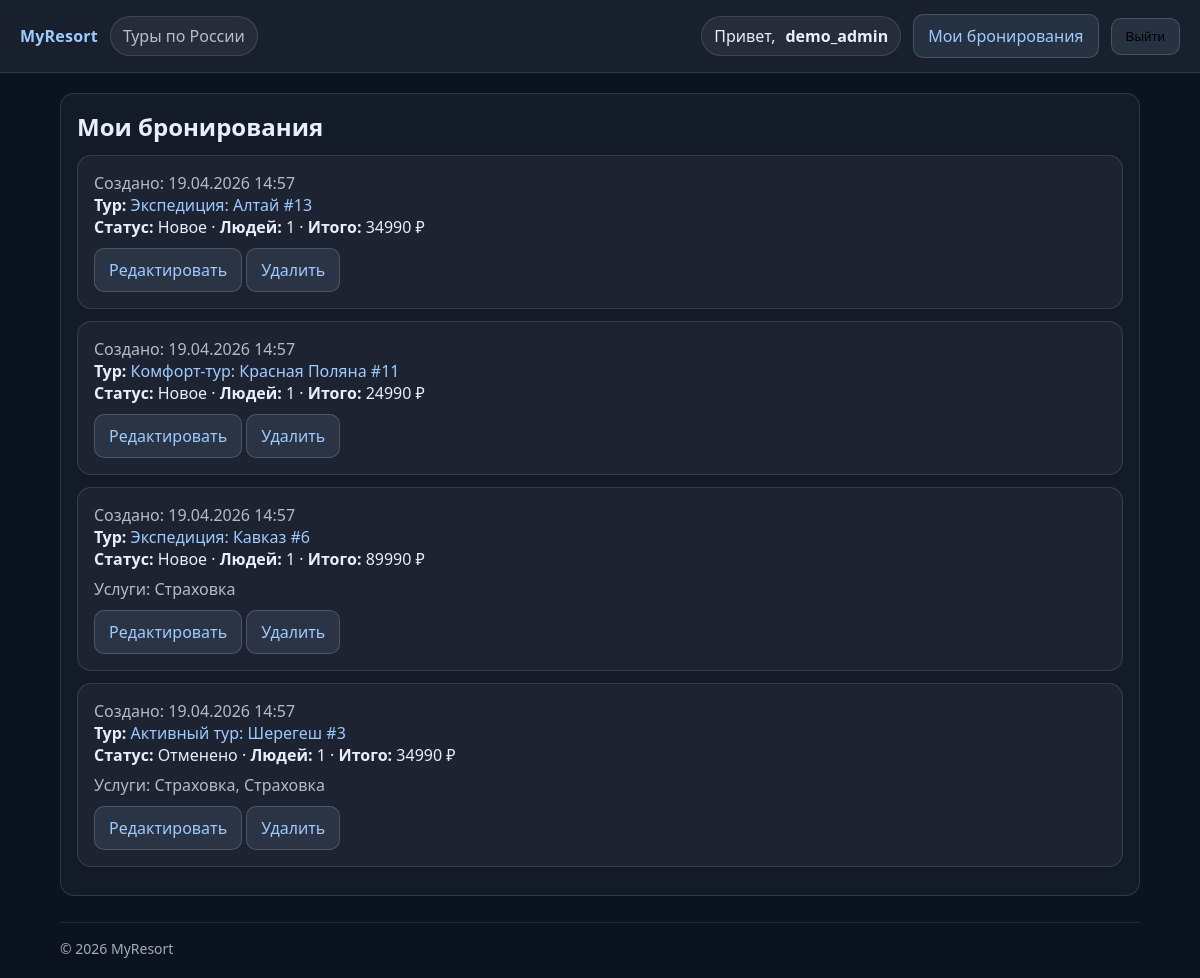
The page /my/bookings/ (signed in) on the database its author committed.
### resorts/models.py (models this page shows, shortened)
class Booking(models.Model):
    STATUS_CHOICES = [
        ("new", "Новое"),
        ("confirmed", "Подтверждено"),
        ("cancelled", "Отменено"),
    ]
    user = models.ForeignKey(
        User,
        on_delete=models.CASCADE,
        related_name="bookings",
        verbose_name="Пользователь",
    )
    tour = models.ForeignKey(
        Tour,
        on_delete=models.CASCADE,
        related_name="bookings",
        verbose_name="Тур",
    )
    people_count = models.PositiveIntegerField(
        default=1,
        verbose_name="Количество человек",
    )
    services = models.ManyToManyField(
        Service,
        through="BookingService",
        verbose_name="Дополнительные услуги",
    )
    booking_date = models.DateField(verbose_name="Дата бронирования")
    status = models.CharField(
        max_length=20,
        choices=STATUS_CHOICES,
        default="new",
        verbose_name="Статус",
    )
    total_price = models.DecimalField(max_digits=10, decimal_places=2, default=0, verbose_name="Итого")
    created_at = models.DateTimeField(auto_now_add=True, verbose_name="Дата создания")
    updated_at = models.DateTimeField(auto_now=True, verbose_name="Дата обновления")
    class Meta:
        verbose_name = "Бронирование"
        verbose_name_plural = "Бронирования"
        ordering = ["-created_at"]

class Tour(models.Model):
    DIFFICULTY_CHOICES = [
        ("beginner", "Начинающий"),
        ("intermediate", "Средний"),
        ("advanced", "Продвинутый"),
        ("expert", "Эксперт"),
    ]
    title = models.CharField(max_length=200, verbose_name="Название тура")
    description = models.TextField(verbose_name="Описание", blank=True)
    location = models.CharField(
        max_length=150,
        blank=True,
        verbose_name="Локация/направление",
    )
    difficulty_level = models.CharField(
        max_length=20,
        choices=DIFFICULTY_CHOICES,
        default="intermediate",
        verbose_name="Уровень сложности",
    )
    start_date = models.DateField(verbose_name="Дата начала")
    end_date = models.DateField(verbose_name="Дата окончания")
    price = models.DecimalField(
        max_digits=10,
        decimal_places=2,
        verbose_name="Стоимость тура (руб.)",
    )
    capacity = models.PositiveIntegerField(
        default=20,
        verbose_name="Максимальное количество человек",
    )
    main_image = models.ImageField(
        upload_to="tours/",
        null=True,
        blank=True,
        verbose_name="Главное изображение",
    )
    created_at = models.DateTimeField(auto_now_add=True, verbose_name="Дата создания")
    updated_at = models.DateTimeField(auto_now=True, verbose_name="Дата обновления")
    created_by = models.ForeignKey(
        User,
        on_delete=models.SET_NULL,
        null=True,
        blank=True,
        related_name="created_tours",
        verbose_name="Кто создал",
    )
    objects = TourManager()
    class Meta:
        verbose_name = "Тур"
        verbose_name_plural = "Туры"
        ordering = ["-start_date", "-id"]
    def get_absolute_url(self):
        return reverse("resorts:tour_detail", kwargs={"pk": self.pk})

class BookingService(models.Model):
    booking = models.ForeignKey(
        Booking,
        on_delete=models.CASCADE,
        verbose_name="Бронирование",
        related_name="booking_services",
    )
    service = models.ForeignKey(
        Service,
        on_delete=models.CASCADE,
        verbose_name="Услуга",
    )
    quantity = models.PositiveIntegerField(default=1, verbose_name="Количество")
    class Meta:
        verbose_name = "Услуга в бронировании"
        verbose_name_plural = "Услуги в бронированиях"

class Service(models.Model):
    tour = models.ForeignKey(
        Tour,
        on_delete=models.CASCADE,
        related_name="services",
        verbose_name="Тур",
    )
    name = models.CharField(max_length=100, verbose_name="Название услуги")
    price = models.DecimalField(max_digits=10, decimal_places=2, verbose_name="Цена")
    available_from = models.DateField(
        verbose_name="Доступно с", null=True, blank=True
    )
    available_to = models.DateField(
        verbose_name="Доступно по", null=True, blank=True
    )
    included_in_price = models.BooleanField(
        default=False,
        verbose_name="Включено в стоимость тура",
    )
    class Meta:
        verbose_name = "Услуга"
        verbose_name_plural = "Услуги"
        ordering = ["tour", "price"]

### resorts/views.py (the view)
# urls.py: path("my/bookings/", views.my_bookings, name="my_bookings"),
@login_required
def my_bookings(request):
    bookings = (
        Booking.objects.filter(user=request.user)
        .prefetch_related("booking_services__service")
        .order_by("-created_at")
    )
    return render(request, "resorts/my_bookings.html", {"bookings": bookings})

### resorts/templatetags/resort_tags.py (called while the page is built)
@register.simple_tag
def current_year():
    return timezone.localdate().year

### resorts/templates/resorts/my_bookings.html (shortened to what this page needs)
{% extends "resorts/base.html" %}
{% block content %}
  <div class="card">
    <h2 style="margin:0 0 12px 0;">Мои бронирования</h2>
    {% for b in bookings %}
      <div class="card" style="margin-bottom: 12px;">
        <div class="muted">Создано: {{ b.created_at|date:"d.m.Y H:i" }}</div>
        <div>
          <strong>Тур:</strong> <a href="{{ b.tour.get_absolute_url }}">{{ b.tour.title }}</a>
        </div>
        <div>
          <strong>Статус:</strong> {{ b.get_status_display }} ·
          <strong>Людей:</strong> {{ b.people_count }} ·
          <strong>Итого:</strong> {{ b.total_price|floatformat:0 }} ₽
        </div>
        {% if b.booking_services.all %}
          <div class="muted" style="margin-top: 8px;">
            Услуги:
            {% for bs in b.booking_services.all %}
              {{ bs.service.name }}{% if not forloop.last %}, {% endif %}
            {% empty %}
              нет
            {% endfor %}
          </div>
        {% endif %}
        <div style="margin-top: 10px;">
          <a class="btn" href="{% url 'resorts:booking_update' pk=b.pk %}">Редактировать</a>
          <a class="btn" href="{% url 'resorts:booking_delete' pk=b.pk %}">Удалить</a>
        </div>
      </div>
    {% empty %}
      <div class="muted">У вас пока нет бронирований.</div>
    {% endfor %}
  </div>
{% endblock %}

### resorts/templates/resorts/_user_block.html (shortened to what this page needs)
{% if request.user.is_authenticated %}
    <div class="row" style="align-items:center;">
        <span class="pill">Привет, <strong>{{ request.user.username }}</strong></span>
        <a class="btn" href="{% url 'resorts:my_bookings' %}">Мои бронирования</a>
        <form method="post" action="{% url 'logout' %}" style="display: inline;">
            <button type="submit" class="btn">Выйти</button>
        </form>
    </div>
{% else %}
    <div class="row" style="align-items:center;">
        <a class="btn" href="{% url 'login' %}">Войти</a>
        <a class="btn" href="{% url 'resorts:signup' %}">Регистрация</a>
    </div>
{% endif %}

### resorts/templates/resorts/base.html (style rules this page uses)
body { font-family: system-ui, -apple-system, Segoe UI, Roboto, Arial, sans-serif; margin: 0; background: #0b1220; color: #e8eefc; }
a { color: #9ecbff; text-decoration: none; }
.pill { display: inline-flex; gap: 10px; align-items: center; padding: 8px 12px; border: 1px solid rgba(255,255,255,0.12); border-radius: 999px; background: rgba(255,255,255,0.06); }
.card { padding: 16px; border: 1px solid rgba(255,255,255,0.12); border-radius: 14px; background: rgba(255,255,255,0.04); }
.muted { color: rgba(232,238,252,0.75); }
.btn { display: inline-block; padding: 10px 14px; border-radius: 10px; border: 1px solid rgba(255,255,255,0.16); background: rgba(158,203,255,0.10); }
.row { display: flex; gap: 12px; flex-wrap: wrap; }

### rows shown on the page
Booking: created_at "19.04.2026 14:57", tour "Экспедиция: Алтай #13", status "Новое", people_count "1", total_price "34990"
Booking: created_at "19.04.2026 14:57", tour "Комфорт-тур: Красная Поляна #11", status "Новое", people_count "1", total_price "24990"
Booking: created_at "19.04.2026 14:57", tour "Экспедиция: Кавказ #6", status "Новое", people_count "1", total_price "89990"
BookingService: service.name "Страховка"
Booking: created_at "19.04.2026 14:57", tour "Активный тур: Шерегеш #3", status "Отменено", people_count "1", total_price "34990"
BookingService: service.name "Страховка"
BookingService: service.name "Страховка"

### other values the page prints
{{ request.user.username }} "demo_admin"
